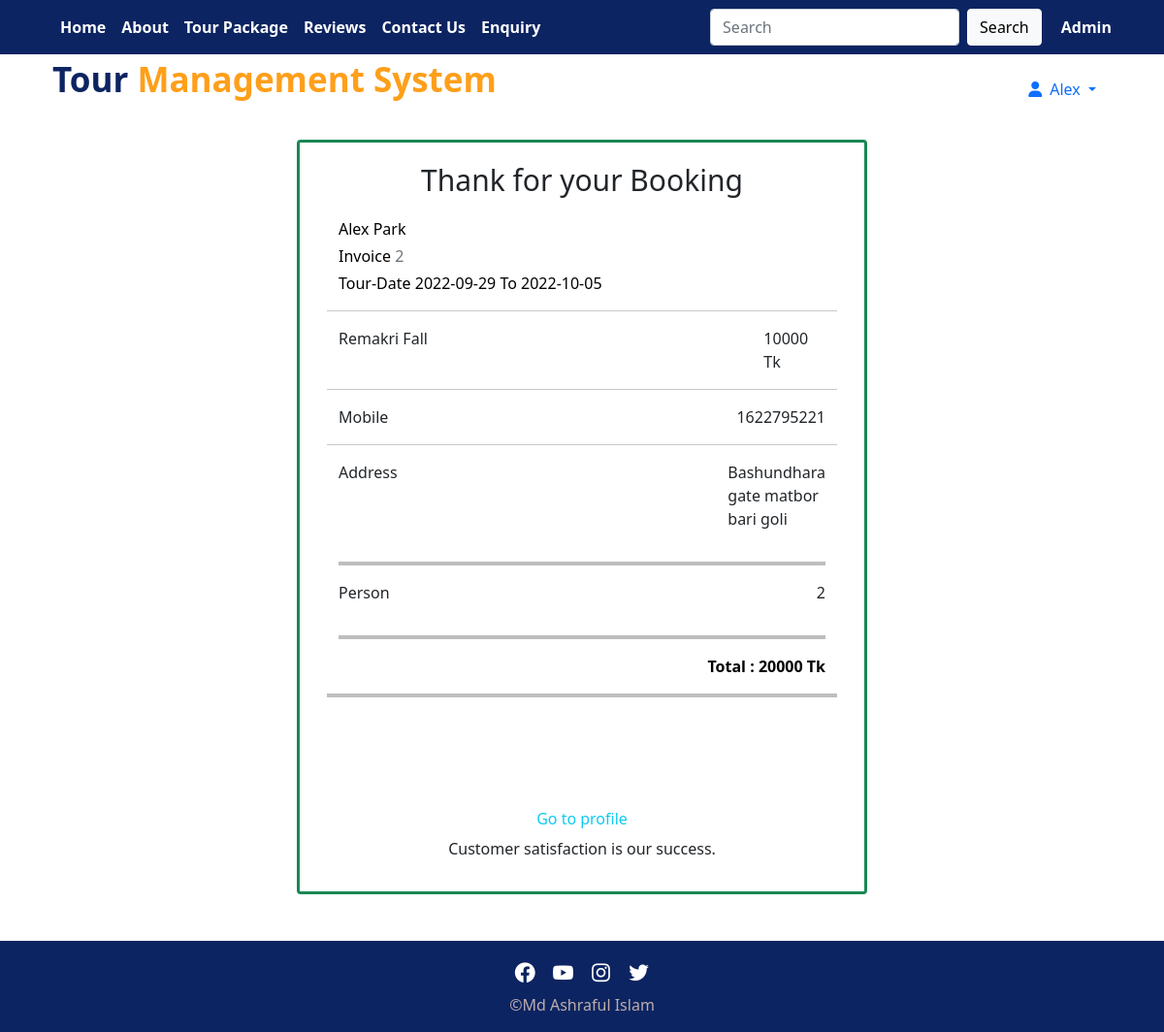
The page /invoice.php (signed in) on the database its author committed.
### tables this page shows
CREATE TABLE `booking` (
  `booking_id` int(100) NOT NULL,
  `package_id` int(100) NOT NULL,
  `package_name` varchar(100) NOT NULL,
  `price` int(100) NOT NULL,
  `start_date` date NOT NULL,
  `end_date` date NOT NULL,
  `user_id` int(100) NOT NULL,
  `name` varchar(100) NOT NULL,
  `mobile` int(11) NOT NULL,
  `address` varchar(100) NOT NULL,
  `amount` int(50) NOT NULL
);

### invoice.php (the view, shortened to what this page needs)
<?php include_once("./header.php");?>
<?php
  global $conn;
  $userid = $_SESSION['user_id'];
  $sql="SELECT * FROM booking WHERE user_id='$userid' ";
  $rs = mysqli_query($conn,$sql);
         while($row= mysqli_fetch_array($rs)){
?>
<!doctype html>
<html lang="en">
  <head>
    <link href="https://cdn.jsdelivr.net/npm/bootstrap@5.0.2/dist/css/bootstrap.min.css" rel="stylesheet">
  </head>
  <body>
        <div class="row justify-content-center mt-3 mb-5">
            <div class="col-md-6">
    <div class="card border-success" style="border: 3px solid">
        <div class="card-body ">
          <div class="container">
            <p class="text-center" style="font-size: 30px;">Thank for your Booking</p>
            <div class="row">
              <ul class="list-unstyled">
                <li class="text-black"><?php echo $row['name'];?></li>
                <li class="text-muted mt-1"><span class="text-black">Invoice </span> <?php echo $row['booking_id'];?></li>
                <li class="text-black mt-1"><span class="text-black">Tour-Date </span><?php echo $row['start_date'];?> To <?php echo $row['end_date'];?></li>
              </ul>
              <hr>
              <div class="col-xl-10">
                <p><?php echo $row['package_name'];?></p>
              </div>
              <div class="col-xl-2">
                <p class="float-end"><?php echo $row['price'];?> Tk </p>
              </div>
              <hr>
            </div>
            <div class="row">
              <div class="col-xl-10">
                <p>Mobile</p>
              </div>
              <div class="col-xl-2">
                <p class="float-end"><?php echo $row['mobile'];?> </p>
              </div>
              <hr>
            </div>
            <div class="row">
              <div class="col-xl-10">
                <p>Address</p>
              </div>
              <div class="col-xl-2">
                <p class="float-end"><?php echo $row['address'];?></p>
              </div>
              </div>
              <hr style="border: 2px solid black;">
              <div class="row">
              <div class="col-xl-10">
                <p>Person</p>
              </div>
              <div class="col-xl-2">
                <p class="float-end"><?php echo $row['amount'];?></p>
              </div>
            </div>
            <hr style="border: 2px solid black;">
            <div class="row text-black">
              <div class="col-xl-12">
                <p class="float-end fw-bold">Total : <?php echo $row['price'] * $row['amount'];?> Tk
                </p>
              </div>
              <hr style="border: 2px solid black;">
            </div>
            <div class="text-center" style="margin-top: 90px;">
              <a href="profile.php"><u class=" btn text-info">Go to profile</u></a>
              <p>Customer satisfaction is our success. </p>
            </div>
          </div>
        </div>
      </div>
    </div>
</div>
<?php } ?>
  </body>
</html>
<?php include_once("./footer.php");?>

### css/style.css (style rules this page uses)
.btn { background-color: #0c2461; color: #fff; }

### rows shown on the page
booking: name "Alex Park", booking_id "2", start_date "2022-09-29", end_date "2022-10-05", package_name "Remakri Fall", price "10000", mobile "1622795221", address "Bashundhara gate matbor bari goli", amount "2", $row['price'] * $row['amount'] "20000"

### other values the page prints
$_SESSION['first_name'] "Alex"
